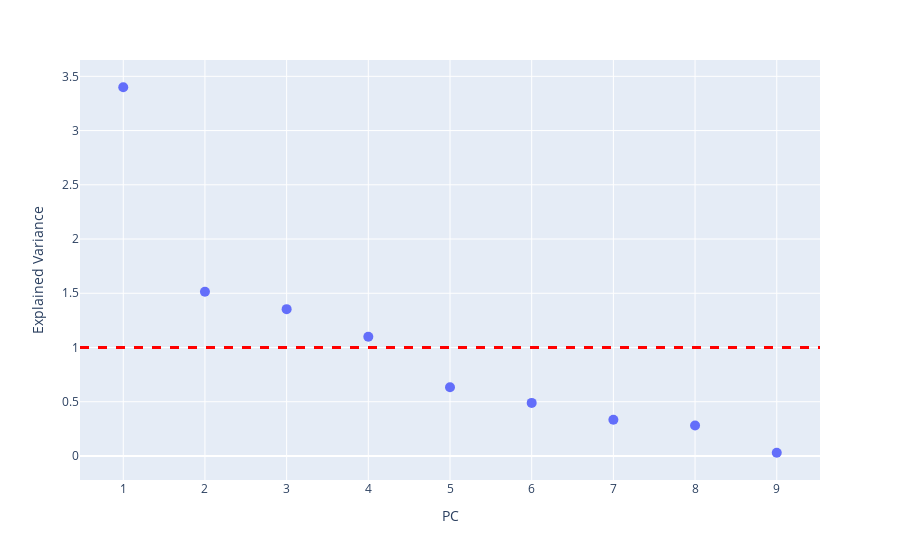

Notebook source saved alongside this figure:
### Code cell
# --------------------dimensionality reduction --------------
X = X_train.to_numpy()

import matplotlib.pyplot as plt
from sklearn.decomposition import PCA

# Estandardizar (importante no PCA)
X_std =(X-np.mean(X,axis=0))/np.std(X,axis=0)

# Ajustar PCA
pca = PCA()
pca.fit(X_std)

print("PCA eigenvalues/Explained variance")
print(pca.explained_variance_)
print("Sum of eigenvalues="+str(np.sum(pca.explained_variance_)))
#PCA eigenvectors/Principal components
print("PCA eigenvectors/Principal components")
W=pca.components_.T
print(W)


fig = px.scatter(x= np.arange(1, len(pca.explained_variance_) + 1), y=pca.explained_variance_,labels=dict(x="PC",y="Explained Variance"))
fig.add_hline(y=1,line_width=3, line_dash="dash", line_color="red")
fig.update_traces(marker_size=10)
fig.show()

print("Variance (%) retained accourding to Kaiser: "+str(pca.explained_variance_[0]**2/(np.sum(pca.explained_variance_**2))*100))

print("Variance (%) retained accourding to Scree: "+str(np.sum(pca.explained_variance_[0:3]**2)/(np.sum(pca.explained_variance_**2))*100))

### Figure 1 — Plotly figure (JSON) as saved in the notebook; plotly's stock layout.template omitted (floating-point values rounded to 4 significant figures)
{"data": [{"hovertemplate": "PC=%{x}<br>Explained Variance=%{y}<extra></extra>", "legendgroup": "", "marker": {"color": "#636efa", "size": 10, "symbol": "circle"}, "mode": "markers", "name": "", "orientation": "v", "showlegend": false, "type": "scatter", "x": [1, 2, 3, 4, 5, 6, 7, 8, 9], "xaxis": "x", "y": [3.399, 1.514, 1.354, 1.099, 0.6337, 0.4892, 0.3332, 0.2814, 0.02971], "yaxis": "y"}], "layout": {"legend": {"tracegroupgap": 0}, "margin": {"t": 60}, "shapes": [{"line": {"color": "red", "dash": "dash", "width": 3}, "type": "line", "x0": 0, "x1": 1, "xref": "x domain", "y0": 1, "y1": 1, "yref": "y"}], "xaxis": {"anchor": "y", "domain": [0, 1], "title": {"text": "PC"}}, "yaxis": {"anchor": "x", "domain": [0, 1], "title": {"text": "Explained Variance"}}}}
